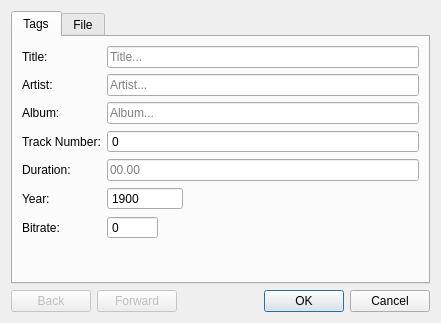
<?xml version="1.0" encoding="UTF-8"?>
<ui version="4.0">
 <class>MetadataEditor</class>
 <widget class="QWidget" name="MetadataEditor">
  <property name="geometry">
   <rect>
    <x>0</x>
    <y>0</y>
    <width>441</width>
    <height>323</height>
   </rect>
  </property>
  <property name="windowTitle">
   <string notr="true" extracomment="not translatable because not shown to the user">Form</string>
  </property>
  <layout class="QVBoxLayout" name="verticalLayout">
   <item>
    <widget class="QTabWidget" name="tabWidget">
     <property name="sizePolicy">
      <sizepolicy hsizetype="Preferred" vsizetype="Expanding">
       <horstretch>0</horstretch>
       <verstretch>0</verstretch>
      </sizepolicy>
     </property>
     <property name="currentIndex">
      <number>0</number>
     </property>
     <widget class="QWidget" name="tabWidgetPage1">
      <attribute name="title">
       <string>Tags</string>
      </attribute>
      <layout class="QFormLayout" name="formLayout">
       <property name="fieldGrowthPolicy">
        <enum>QFormLayout::ExpandingFieldsGrow</enum>
       </property>
       <item row="0" column="0">
        <widget class="QLabel" name="label">
         <property name="text">
          <string>Title:</string>
         </property>
        </widget>
       </item>
       <item row="0" column="1">
        <widget class="QLineEdit" name="titleLineEdit">
         <property name="alignment">
          <set>Qt::AlignLeading|Qt::AlignLeft|Qt::AlignVCenter</set>
         </property>
         <property name="placeholderText">
          <string>Title...</string>
         </property>
        </widget>
       </item>
       <item row="5" column="0">
        <widget class="QLabel" name="label_2">
         <property name="text">
          <string>Artist:</string>
         </property>
        </widget>
       </item>
       <item row="5" column="1">
        <widget class="QLineEdit" name="artistLineEdit">
         <property name="alignment">
          <set>Qt::AlignLeading|Qt::AlignLeft|Qt::AlignVCenter</set>
         </property>
         <property name="placeholderText">
          <string>Artist...</string>
         </property>
        </widget>
       </item>
       <item row="9" column="0">
        <widget class="QLabel" name="label_3">
         <property name="text">
          <string>Album:</string>
         </property>
        </widget>
       </item>
       <item row="9" column="1">
        <widget class="QLineEdit" name="albumLineEdit">
         <property name="alignment">
          <set>Qt::AlignLeading|Qt::AlignLeft|Qt::AlignVCenter</set>
         </property>
         <property name="placeholderText">
          <string>Album...</string>
         </property>
        </widget>
       </item>
       <item row="12" column="0">
        <widget class="QLabel" name="label_5">
         <property name="text">
          <string>Track Number:</string>
         </property>
        </widget>
       </item>
       <item row="12" column="1">
        <widget class="QSpinBox" name="albumPosSpinBox">
         <property name="sizePolicy">
          <sizepolicy hsizetype="Expanding" vsizetype="Fixed">
           <horstretch>0</horstretch>
           <verstretch>0</verstretch>
          </sizepolicy>
         </property>
         <property name="layoutDirection">
          <enum>Qt::LeftToRight</enum>
         </property>
         <property name="alignment">
          <set>Qt::AlignLeading|Qt::AlignLeft|Qt::AlignVCenter</set>
         </property>
         <property name="buttonSymbols">
          <enum>QAbstractSpinBox::NoButtons</enum>
         </property>
         <property name="minimum">
          <number>0</number>
         </property>
        </widget>
       </item>
       <item row="15" column="0">
        <widget class="QLabel" name="label_6">
         <property name="text">
          <string>Duration:</string>
         </property>
        </widget>
       </item>
       <item row="15" column="1">
        <widget class="QLineEdit" name="durationLineEdit">
         <property name="readOnly">
          <bool>true</bool>
         </property>
         <property name="placeholderText">
          <string>00.00</string>
         </property>
        </widget>
       </item>
       <item row="17" column="0">
        <widget class="QLabel" name="label_9">
         <property name="text">
          <string>Year:</string>
         </property>
        </widget>
       </item>
       <item row="17" column="1">
        <widget class="QSpinBox" name="yearSpinBox">
         <property name="minimumSize">
          <size>
           <width>76</width>
           <height>0</height>
          </size>
         </property>
         <property name="buttonSymbols">
          <enum>QAbstractSpinBox::NoButtons</enum>
         </property>
         <property name="minimum">
          <number>1900</number>
         </property>
         <property name="maximum">
          <number>2999</number>
         </property>
        </widget>
       </item>
       <item row="19" column="0">
        <widget class="QLabel" name="label_4">
         <property name="text">
          <string>Bitrate:</string>
         </property>
        </widget>
       </item>
       <item row="19" column="1">
        <widget class="QSpinBox" name="bitrateSpinBox">
         <property name="readOnly">
          <bool>true</bool>
         </property>
         <property name="buttonSymbols">
          <enum>QAbstractSpinBox::NoButtons</enum>
         </property>
         <property name="maximum">
          <number>999999</number>
         </property>
        </widget>
       </item>
      </layout>
     </widget>
     <widget class="QWidget" name="tab">
      <attribute name="title">
       <string>File</string>
      </attribute>
      <layout class="QFormLayout" name="formLayout_2">
       <item row="0" column="0">
        <widget class="QLabel" name="label_7">
         <property name="text">
          <string>File Name:</string>
         </property>
        </widget>
       </item>
       <item row="0" column="1">
        <widget class="QLineEdit" name="fileNameLineEdit">
         <property name="readOnly">
          <bool>true</bool>
         </property>
         <property name="placeholderText">
          <string>File Name...</string>
         </property>
        </widget>
       </item>
       <item row="1" column="1">
        <widget class="QLineEdit" name="fileSizeLineEdit">
         <property name="text">
          <string>File Size...</string>
         </property>
         <property name="readOnly">
          <bool>true</bool>
         </property>
         <property name="placeholderText">
          <string>File size...</string>
         </property>
        </widget>
       </item>
       <item row="1" column="0">
        <widget class="QLabel" name="label_8">
         <property name="text">
          <string>File Size:</string>
         </property>
        </widget>
       </item>
      </layout>
     </widget>
    </widget>
   </item>
   <item>
    <layout class="QHBoxLayout" name="horizontalLayout">
     <item>
      <widget class="QPushButton" name="previousPushButton">
       <property name="enabled">
        <bool>false</bool>
       </property>
       <property name="text">
        <string>Back</string>
       </property>
      </widget>
     </item>
     <item>
      <widget class="QPushButton" name="forwardPushButton">
       <property name="enabled">
        <bool>false</bool>
       </property>
       <property name="text">
        <string>Forward</string>
       </property>
      </widget>
     </item>
     <item>
      <spacer name="horizontalSpacer">
       <property name="orientation">
        <enum>Qt::Horizontal</enum>
       </property>
       <property name="sizeHint" stdset="0">
        <size>
         <width>40</width>
         <height>20</height>
        </size>
       </property>
      </spacer>
     </item>
     <item>
      <widget class="QDialogButtonBox" name="buttonBox">
       <property name="standardButtons">
        <set>QDialogButtonBox::Cancel|QDialogButtonBox::Ok</set>
       </property>
      </widget>
     </item>
    </layout>
   </item>
  </layout>
 </widget>
 <resources/>
 <connections/>
</ui>
